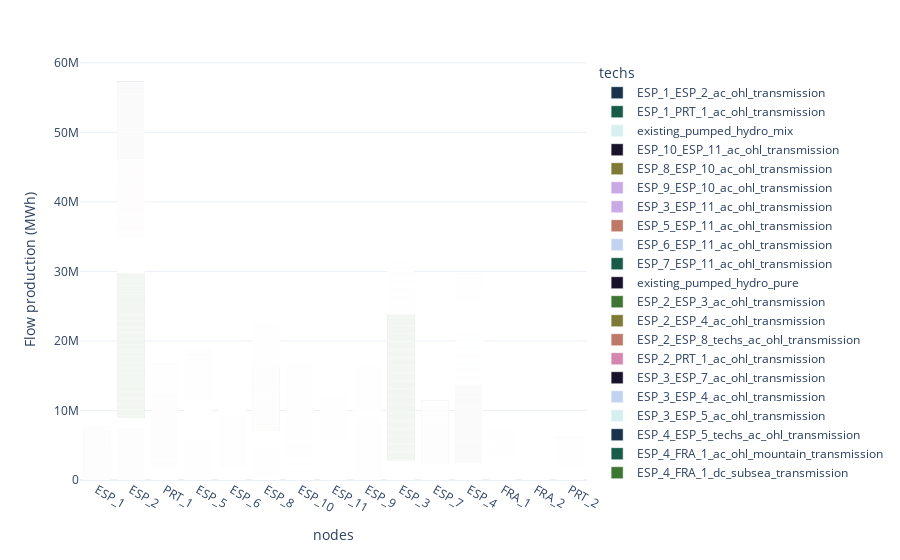

Here is the notebook cell this chart was saved with:
### Code cell
df_capacity = (
    model_scenario.results.flow_out.where(model_scenario.results.techs != "demand_tech")
    .sel(carriers="electricity")
    .to_series()
    .where(lambda x: x != 0)
    .dropna()
    .to_frame("Flow production (MWh)")
    .reset_index()
)

#print(df_capacity.head(40))
df_capacity = df_capacity.drop(columns=['timesteps'])

# Ensure 'flow' is numeric (optional but safe)


# Group by 'technology' and sum the 'flow'
df_capacity = df_capacity.groupby('techs', as_index=False)['Flow production (MWh)'].sum()
total= df_capacity['Flow production (MWh)'].sum()
fig.show()
df_capacity
total

### Figure 1 — Plotly figure (JSON) as saved in the notebook; plotly's stock layout.template omitted (floating-point values rounded to 4 significant figures; data arrays with more than 128 entries replaced by an {"elided": "..."} marker saying what was removed)
{"data": [{"hovertemplate": "techs=ESP_1_ESP_2_ac_ohl_transmission<br>nodes=%{x}<br>Flow production (MWh)=%{y}<extra></extra>", "legendgroup": "ESP_1_ESP_2_ac_ohl_transmission", "marker": {"color": "#17344c", "pattern": {"shape": ""}}, "name": "ESP_1_ESP_2_ac_ohl_transmission", "orientation": "v", "showlegend": true, "textposition": "auto", "x": {"elided": "1504 str values"}, "xaxis": "x", "y": {"elided": "1504 float values"}, "yaxis": "y", "type": "bar"}, {"hovertemplate": "techs=ESP_1_PRT_1_ac_ohl_transmission<br>nodes=%{x}<br>Flow production (MWh)=%{y}<extra></extra>", "legendgroup": "ESP_1_PRT_1_ac_ohl_transmission", "marker": {"color": "#185b48", "pattern": {"shape": ""}}, "name": "ESP_1_PRT_1_ac_ohl_transmission", "orientation": "v", "showlegend": true, "textposition": "auto", "x": {"elided": "1504 str values"}, "xaxis": "x", "y": {"elided": "1504 float values"}, "yaxis": "y", "type": "bar"}, {"hovertemplate": "techs=existing_pumped_hydro_mix<br>nodes=%{x}<br>Flow production (MWh)=%{y}<extra></extra>", "legendgroup": "existing_pumped_hydro_mix", "marker": {"color": "#d6f0ef", "pattern": {"shape": ""}}, "name": "existing_pumped_hydro_mix", "orientation": "v", "showlegend": true, "textposition": "auto", "x": {"elided": "2626 str values"}, "xaxis": "x", "y": {"elided": "2626 float values"}, "yaxis": "y", "type": "bar"}, {"hovertemplate": "techs=ESP_10_ESP_11_ac_ohl_transmission<br>nodes=%{x}<br>Flow production (MWh)=%{y}<extra></extra>", "legendgroup": "ESP_10_ESP_11_ac_ohl_transmission", "marker": {"color": "#19122b", "pattern": {"shape": ""}}, "name": "ESP_10_ESP_11_ac_ohl_transmission", "orientation": "v", "showlegend": true, "textposition": "auto", "x": {"elided": "1504 str values"}, "xaxis": "x", "y": {"elided": "1504 float values"}, "yaxis": "y", "type": "bar"}, {"hovertemplate": "techs=ESP_8_ESP_10_ac_ohl_transmission<br>nodes=%{x}<br>Flow production (MWh)=%{y}<extra></extra>", "legendgroup": "ESP_8_ESP_10_ac_ohl_transmission", "marker": {"color": "#7e7a36", "pattern": {"shape": ""}}, "name": "ESP_8_ESP_10_ac_ohl_transmission", "orientation": "v", "showlegend": true, "textposition": "auto", "x": {"elided": "1504 str values"}, "xaxis": "x", "y": {"elided": "1504 float values"}, "yaxis": "y", "type": "bar"}, {"hovertemplate": "techs=ESP_9_ESP_10_ac_ohl_transmission<br>nodes=%{x}<br>Flow production (MWh)=%{y}<extra></extra>", "legendgroup": "ESP_9_ESP_10_ac_ohl_transmission", "marker": {"color": "#caa9e7", "pattern": {"shape": ""}}, "name": "ESP_9_ESP_10_ac_ohl_transmission", "orientation": "v", "showlegend": true, "textposition": "auto", "x": {"elided": "1504 str values"}, "xaxis": "x", "y": {"elided": "1504 float values"}, "yaxis": "y", "type": "bar"}, {"hovertemplate": "techs=ESP_3_ESP_11_ac_ohl_transmission<br>nodes=%{x}<br>Flow production (MWh)=%{y}<extra></extra>", "legendgroup": "ESP_3_ESP_11_ac_ohl_transmission", "marker": {"color": "#caa9e7", "pattern": {"shape": ""}}, "name": "ESP_3_ESP_11_ac_ohl_transmission", "orientation": "v", "showlegend": true, "textposition": "auto", "x": {"elided": "1504 str values"}, "xaxis": "x", "y": {"elided": "1504 float values"}, "yaxis": "y", "type": "bar"}, {"hovertemplate": "techs=ESP_5_ESP_11_ac_ohl_transmission<br>nodes=%{x}<br>Flow production (MWh)=%{y}<extra></extra>", "legendgroup": "ESP_5_ESP_11_ac_ohl_transmission", "marker": {"color": "#bc7967", "pattern": {"shape": ""}}, "name": "ESP_5_ESP_11_ac_ohl_transmission", "orientation": "v", "showlegend": true, "textposition": "auto", "x": {"elided": "1504 str values"}, "xaxis": "x", "y": {"elided": "1504 float values"}, "yaxis": "y", "type": "bar"}, {"hovertemplate": "techs=ESP_6_ESP_11_ac_ohl_transmission<br>nodes=%{x}<br>Flow production (MWh)=%{y}<extra></extra>", "legendgroup": "ESP_6_ESP_11_ac_ohl_transmission", "marker": {"color": "#c2d2f3", "pattern": {"shape": ""}}, "name": "ESP_6_ESP_11_ac_ohl_transmission", "orientation": "v", "showlegend": true, "textposition": "auto", "x": {"elided": "1504 str values"}, "xaxis": "x", "y": {"elided": "1504 float values"}, "yaxis": "y", "type": "bar"}, {"hovertemplate": "techs=ESP_7_ESP_11_ac_ohl_transmission<br>nodes=%{x}<br>Flow production (MWh)=%{y}<extra></extra>", "legendgroup": "ESP_7_ESP_11_ac_ohl_transmission", "marker": {"color": "#185b48", "pattern": {"shape": ""}}, "name": "ESP_7_ESP_11_ac_ohl_transmission", "orientation": "v", "showlegend": true, "textposition": "auto", "x": {"elided": "1504 str values"}, "xaxis": "x", "y": {"elided": "1504 float values"}, "yaxis": "y", "type": "bar"}, {"hovertemplate": "techs=existing_pumped_hydro_pure<br>nodes=%{x}<br>Flow production (MWh)=%{y}<extra></extra>", "legendgroup": "existing_pumped_hydro_pure", "marker": {"color": "#19122b", "pattern": {"shape": ""}}, "name": "existing_pumped_hydro_pure", "orientation": "v", "showlegend": true, "textposition": "auto", "x": {"elided": "2129 str values"}, "xaxis": "x", "y": {"elided": "2129 float values"}, "yaxis": "y", "type": "bar"}, {"hovertemplate": "techs=ESP_2_ESP_3_ac_ohl_transmission<br>nodes=%{x}<br>Flow production (MWh)=%{y}<extra></extra>", "legendgroup": "ESP_2_ESP_3_ac_ohl_transmission", "marker": {"color": "#3c7632", "pattern": {"shape": ""}}, "name": "ESP_2_ESP_3_ac_ohl_transmission", "orientation": "v", "showlegend": true, "textposition": "auto", "x": {"elided": "1504 str values"}, "xaxis": "x", "y": {"elided": "1504 float values"}, "yaxis": "y", "type": "bar"}, {"hovertemplate": "techs=ESP_2_ESP_4_ac_ohl_transmission<br>nodes=%{x}<br>Flow production (MWh)=%{y}<extra></extra>", "legendgroup": "ESP_2_ESP_4_ac_ohl_transmission", "marker": {"color": "#7e7a36", "pattern": {"shape": ""}}, "name": "ESP_2_ESP_4_ac_ohl_transmission", "orientation": "v", "showlegend": true, "textposition": "auto", "x": {"elided": "1504 str values"}, "xaxis": "x", "y": {"elided": "1504 float values"}, "yaxis": "y", "type": "bar"}, {"hovertemplate": "techs=ESP_2_ESP_8_techs_ac_ohl_transmission<br>nodes=%{x}<br>Flow production (MWh)=%{y}<extra></extra>", "legendgroup": "ESP_2_ESP_8_techs_ac_ohl_transmission", "marker": {"color": "#bc7967", "pattern": {"shape": ""}}, "name": "ESP_2_ESP_8_techs_ac_ohl_transmission", "orientation": "v", "showlegend": true, "textposition": "auto", "x": {"elided": "1504 str values"}, "xaxis": "x", "y": {"elided": "1504 float values"}, "yaxis": "y", "type": "bar"}, {"hovertemplate": "techs=ESP_2_PRT_1_ac_ohl_transmission<br>nodes=%{x}<br>Flow production (MWh)=%{y}<extra></extra>", "legendgroup": "ESP_2_PRT_1_ac_ohl_transmission", "marker": {"color": "#d486af", "pattern": {"shape": ""}}, "name": "ESP_2_PRT_1_ac_ohl_transmission", "orientation": "v", "showlegend": true, "textposition": "auto", "x": {"elided": "1504 str values"}, "xaxis": "x", "y": {"elided": "1504 float values"}, "yaxis": "y", "type": "bar"}, {"hovertemplate": "techs=ESP_3_ESP_7_ac_ohl_transmission<br>nodes=%{x}<br>Flow production (MWh)=%{y}<extra></extra>", "legendgroup": "ESP_3_ESP_7_ac_ohl_transmission", "marker": {"color": "#19122b", "pattern": {"shape": ""}}, "name": "ESP_3_ESP_7_ac_ohl_transmission", "orientation": "v", "showlegend": true, "textposition": "auto", "x": {"elided": "1504 str values"}, "xaxis": "x", "y": {"elided": "1504 float values"}, "yaxis": "y", "type": "bar"}, {"hovertemplate": "techs=ESP_3_ESP_4_ac_ohl_transmission<br>nodes=%{x}<br>Flow production (MWh)=%{y}<extra></extra>", "legendgroup": "ESP_3_ESP_4_ac_ohl_transmission", "marker": {"color": "#c2d2f3", "pattern": {"shape": ""}}, "name": "ESP_3_ESP_4_ac_ohl_transmission", "orientation": "v", "showlegend": true, "textposition": "auto", "x": {"elided": "1504 str values"}, "xaxis": "x", "y": {"elided": "1504 float values"}, "yaxis": "y", "type": "bar"}, {"hovertemplate": "techs=ESP_3_ESP_5_ac_ohl_transmission<br>nodes=%{x}<br>Flow production (MWh)=%{y}<extra></extra>", "legendgroup": "ESP_3_ESP_5_ac_ohl_transmission", "marker": {"color": "#d6f0ef", "pattern": {"shape": ""}}, "name": "ESP_3_ESP_5_ac_ohl_transmission", "orientation": "v", "showlegend": true, "textposition": "auto", "x": {"elided": "1504 str values"}, "xaxis": "x", "y": {"elided": "1504 float values"}, "yaxis": "y", "type": "bar"}, {"hovertemplate": "techs=ESP_4_ESP_5_techs_ac_ohl_transmission<br>nodes=%{x}<br>Flow production (MWh)=%{y}<extra></extra>", "legendgroup": "ESP_4_ESP_5_techs_ac_ohl_transmission", "marker": {"color": "#17344c", "pattern": {"shape": ""}}, "name": "ESP_4_ESP_5_techs_ac_ohl_transmission", "orientation": "v", "showlegend": true, "textposition": "auto", "x": {"elided": "1504 str values"}, "xaxis": "x", "y": {"elided": "1504 float values"}, "yaxis": "y", "type": "bar"}, {"hovertemplate": "techs=ESP_4_FRA_1_ac_ohl_mountain_transmission<br>nodes=%{x}<br>Flow production (MWh)=%{y}<extra></extra>", "legendgroup": "ESP_4_FRA_1_ac_ohl_mountain_transmission", "marker": {"color": "#185b48", "pattern": {"shape": ""}}, "name": "ESP_4_FRA_1_ac_ohl_mountain_transmission", "orientation": "v", "showlegend": true, "textposition": "auto", "x": {"elided": "1504 str values"}, "xaxis": "x", "y": {"elided": "1504 float values"}, "yaxis": "y", "type": "bar"}, {"hovertemplate": "techs=ESP_4_FRA_1_dc_subsea_transmission<br>nodes=%{x}<br>Flow production (MWh)=%{y}<extra></extra>", "legendgroup": "ESP_4_FRA_1_dc_subsea_transmission", "marker": {"color": "#3c7632", "pattern": {"shape": ""}}, "name": "ESP_4_FRA_1_dc_subsea_transmission", "orientation": "v", "showlegend": true, "textposition": "auto", "x": {"elided": "1504 str values"}, "xaxis": "x", "y": {"elided": "1504 float values"}, "yaxis": "y", "type": "bar"}, {"hovertemplate": "techs=ESP_4_FRA_1_dc_underground_transmission<br>nodes=%{x}<br>Flow production (MWh)=%{y}<extra></extra>", "legendgroup": "ESP_4_FRA_1_dc_underground_transmission", "marker": {"color": "#7e7a36", "pattern": {"shape": ""}}, "name": "ESP_4_FRA_1_dc_underground_transmission", "orientation": "v", "showlegend": true, "textposition": "auto", "x": {"elided": "1504 str values"}, "xaxis": "x", "y": {"elided": "1504 float values"}, "yaxis": "y", "type": "bar"}, {"hovertemplate": "techs=ESP_5_ESP_6_techs_ac_ohl_transmission<br>nodes=%{x}<br>Flow production (MWh)=%{y}<extra></extra>", "legendgroup": "ESP_5_ESP_6_techs_ac_ohl_transmission", "marker": {"color": "#d486af", "pattern": {"shape": ""}}, "name": "ESP_5_ESP_6_techs_ac_ohl_transmission", "orientation": "v", "showlegend": true, "textposition": "auto", "x": {"elided": "1504 str values"}, "xaxis": "x", "y": {"elided": "1504 float values"}, "yaxis": "y", "type": "bar"}, {"hovertemplate": "techs=ESP_5_FRA_1_ac_ohl_transmission<br>nodes=%{x}<br>Flow production (MWh)=%{y}<extra></extra>", "legendgroup": "ESP_5_FRA_1_ac_ohl_transmission", "marker": {"color": "#caa9e7", "pattern": {"shape": ""}}, "name": "ESP_5_FRA_1_ac_ohl_transmission", "orientation": "v", "showlegend": true, "textposition": "auto", "x": {"elided": "1504 str values"}, "xaxis": "x", "y": {"elided": "1504 float values"}, "yaxis": "y", "type": "bar"}, {"hovertemplate": "techs=ESP_6_FRA_2_ac_ohl_mountain_transmission<br>nodes=%{x}<br>Flow production (MWh)=%{y}<extra></extra>", "legendgroup": "ESP_6_FRA_2_ac_ohl_mountain_transmission", "marker": {"color": "#d6f0ef", "pattern": {"shape": ""}}, "name": "ESP_6_FRA_2_ac_ohl_mountain_transmission", "orientation": "v", "showlegend": true, "textposition": "auto", "x": {"elided": "1504 str values"}, "xaxis": "x", "y": {"elided": "1504 float values"}, "yaxis": "y", "type": "bar"}, {"hovertemplate": "techs=ESP_6_FRA_2_dc_underground_transmission<br>nodes=%{x}<br>Flow production (MWh)=%{y}<extra></extra>", "legendgroup": "ESP_6_FRA_2_dc_underground_transmission", "marker": {"color": "#19122b", "pattern": {"shape": ""}}, "name": "ESP_6_FRA_2_dc_underground_transmission", "orientation": "v", "showlegend": true, "textposition": "auto", "x": {"elided": "1504 str values"}, "xaxis": "x", "y": {"elided": "1504 float values"}, "yaxis": "y", "type": "bar"}, {"hovertemplate": "techs=ESP_7_ESP_8_ac_ohl_transmission<br>nodes=%{x}<br>Flow production (MWh)=%{y}<extra></extra>", "legendgroup": "ESP_7_ESP_8_ac_ohl_transmission", "marker": {"color": "#3c7632", "pattern": {"shape": ""}}, "name": "ESP_7_ESP_8_ac_ohl_transmission", "orientation": "v", "showlegend": true, "textposition": "auto", "x": {"elided": "1504 str values"}, "xaxis": "x", "y": {"elided": "1504 float values"}, "yaxis": "y", "type": "bar"}, {"hovertemplate": "techs=ESP_8_ESP_9_ac_ohl_transmission<br>nodes=%{x}<br>Flow production (MWh)=%{y}<extra></extra>", "legendgroup": "ESP_8_ESP_9_ac_ohl_transmission", "marker": {"color": "#bc7967", "pattern": {"shape": ""}}, "name": "ESP_8_ESP_9_ac_ohl_transmission", "orientation": "v", "showlegend": true, "textposition": "auto", "x": {"elided": "1504 str values"}, "xaxis": "x", "y": {"elided": "1504 float values"}, "yaxis": "y", "type": "bar"}, {"hovertemplate": "techs=ESP_8_PRT_2_ac_ohl_transmission<br>nodes=%{x}<br>Flow production (MWh)=%{y}<extra></extra>", "legendgroup": "ESP_8_PRT_2_ac_ohl_transmission", "marker": {"color": "#d486af", "pattern": {"shape": ""}}, "name": "ESP_8_PRT_2_ac_ohl_transmission", "orientation": "v", "showlegend": true, "textposition": "auto", "x": {"elided": "1504 str values"}, "xaxis": "x", "y": {"elided": "1504 float values"}, "yaxis": "y", "type": "bar"}, {"hovertemplate": "techs=ESP_9_PRT_2_ac_ohl_transmission<br>nodes=%{x}<br>Flow production (MWh)=%{y}<extra></extra>", "legendgroup": "ESP_9_PRT_2_ac_ohl_transmission", "marker": {"color": "#d6f0ef", "pattern": {"shape": ""}}, "name": "ESP_9_PRT_2_ac_ohl_transmission", "orientation": "v", "showlegend": true, "textposition": "auto", "x": {"elided": "1504 str values"}, "xaxis": "x", "y": {"elided": "1504 float values"}, "yaxis": "y", "type": "bar"}, {"hovertemplate": "techs=PRT_1_PRT_2_ac_ohl_transmission<br>nodes=%{x}<br>Flow production (MWh)=%{y}<extra></extra>", "legendgroup": "PRT_1_PRT_2_ac_ohl_transmission", "marker": {"color": "#19122b", "pattern": {"shape": ""}}, "name": "PRT_1_PRT_2_ac_ohl_transmission", "orientation": "v", "showlegend": true, "textposition": "auto", "x": {"elided": "1504 str values"}, "xaxis": "x", "y": {"elided": "1504 float values"}, "yaxis": "y", "type": "bar"}], "layout": {"xaxis": {"anchor": "y", "domain": [0.0, 1.0], "title": {"text": "nodes"}}, "yaxis": {"anchor": "x", "domain": [0.0, 1.0], "title": {"text": "Flow production (MWh)"}}, "legend": {"title": {"text": "techs"}, "tracegroupgap": 0}, "margin": {"t": 60}, "barmode": "relative"}}
